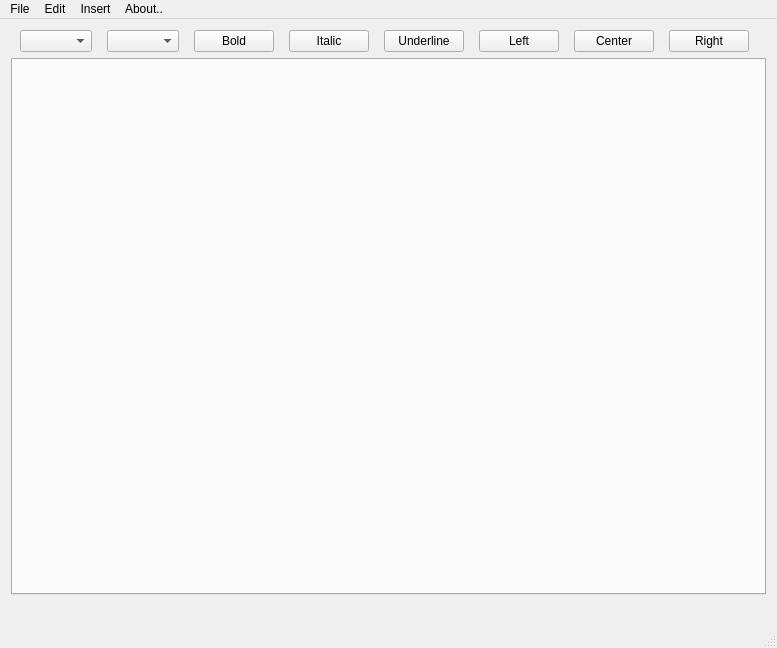
<?xml version="1.0" encoding="UTF-8"?>
<ui version="4.0">
 <class>MainWindow</class>
 <widget class="QMainWindow" name="MainWindow">
  <property name="geometry">
   <rect>
    <x>0</x>
    <y>0</y>
    <width>777</width>
    <height>648</height>
   </rect>
  </property>
  <property name="autoFillBackground">
   <bool>false</bool>
  </property>
  <widget class="QWidget" name="centralWidget">
   <layout class="QVBoxLayout" name="verticalLayout">
    <item>
     <layout class="QHBoxLayout" name="formatBar">
      <property name="sizeConstraint">
       <enum>QLayout::SetFixedSize</enum>
      </property>
      <item>
       <widget class="QComboBox" name="familyfont">
        <property name="sizePolicy">
         <sizepolicy hsizetype="Fixed" vsizetype="Fixed">
          <horstretch>4</horstretch>
          <verstretch>0</verstretch>
         </sizepolicy>
        </property>
        <property name="focusPolicy">
         <enum>Qt::NoFocus</enum>
        </property>
       </widget>
      </item>
      <item>
       <widget class="QComboBox" name="sizefont">
        <property name="sizePolicy">
         <sizepolicy hsizetype="Fixed" vsizetype="Fixed">
          <horstretch>1</horstretch>
          <verstretch>0</verstretch>
         </sizepolicy>
        </property>
        <property name="focusPolicy">
         <enum>Qt::NoFocus</enum>
        </property>
       </widget>
      </item>
      <item>
       <widget class="QPushButton" name="pushButton_3">
        <property name="sizePolicy">
         <sizepolicy hsizetype="Fixed" vsizetype="Fixed">
          <horstretch>1</horstretch>
          <verstretch>0</verstretch>
         </sizepolicy>
        </property>
        <property name="focusPolicy">
         <enum>Qt::NoFocus</enum>
        </property>
        <property name="text">
         <string>Bold</string>
        </property>
       </widget>
      </item>
      <item>
       <widget class="QPushButton" name="italic">
        <property name="sizePolicy">
         <sizepolicy hsizetype="Fixed" vsizetype="Fixed">
          <horstretch>1</horstretch>
          <verstretch>0</verstretch>
         </sizepolicy>
        </property>
        <property name="focusPolicy">
         <enum>Qt::NoFocus</enum>
        </property>
        <property name="text">
         <string>Italic</string>
        </property>
       </widget>
      </item>
      <item>
       <widget class="QPushButton" name="underline">
        <property name="sizePolicy">
         <sizepolicy hsizetype="Fixed" vsizetype="Fixed">
          <horstretch>1</horstretch>
          <verstretch>0</verstretch>
         </sizepolicy>
        </property>
        <property name="focusPolicy">
         <enum>Qt::NoFocus</enum>
        </property>
        <property name="text">
         <string>Underline</string>
        </property>
       </widget>
      </item>
      <item>
       <widget class="QPushButton" name="left">
        <property name="sizePolicy">
         <sizepolicy hsizetype="Fixed" vsizetype="Fixed">
          <horstretch>1</horstretch>
          <verstretch>0</verstretch>
         </sizepolicy>
        </property>
        <property name="focusPolicy">
         <enum>Qt::NoFocus</enum>
        </property>
        <property name="text">
         <string>Left</string>
        </property>
       </widget>
      </item>
      <item>
       <widget class="QPushButton" name="center">
        <property name="sizePolicy">
         <sizepolicy hsizetype="Fixed" vsizetype="Fixed">
          <horstretch>1</horstretch>
          <verstretch>0</verstretch>
         </sizepolicy>
        </property>
        <property name="focusPolicy">
         <enum>Qt::NoFocus</enum>
        </property>
        <property name="text">
         <string>Center</string>
        </property>
       </widget>
      </item>
      <item>
       <widget class="QPushButton" name="Right">
        <property name="sizePolicy">
         <sizepolicy hsizetype="Fixed" vsizetype="Fixed">
          <horstretch>1</horstretch>
          <verstretch>0</verstretch>
         </sizepolicy>
        </property>
        <property name="focusPolicy">
         <enum>Qt::NoFocus</enum>
        </property>
        <property name="text">
         <string>Right</string>
        </property>
       </widget>
      </item>
     </layout>
    </item>
    <item>
     <widget class="QTabWidget" name="groupQText">
      <property name="currentIndex">
       <number>-1</number>
      </property>
     </widget>
    </item>
    <item>
     <widget class="QLabel" name="state">
      <property name="text">
       <string/>
      </property>
     </widget>
    </item>
   </layout>
  </widget>
  <widget class="QMenuBar" name="menuBar">
   <property name="geometry">
    <rect>
     <x>0</x>
     <y>0</y>
     <width>777</width>
     <height>26</height>
    </rect>
   </property>
   <widget class="QMenu" name="menuFile">
    <property name="title">
     <string>File</string>
    </property>
    <addaction name="actionNew_File"/>
    <addaction name="actionOpen_File"/>
    <addaction name="actionSave"/>
    <addaction name="actionSaveAs"/>
    <addaction name="actionExport_to_pdf"/>
    <addaction name="actionClose_file"/>
    <addaction name="actionExit"/>
   </widget>
   <widget class="QMenu" name="menuEdition">
    <property name="title">
     <string>Edit</string>
    </property>
    <addaction name="actionSearch"/>
    <addaction name="actionReplace"/>
    <addaction name="actionResize_Image"/>
   </widget>
   <widget class="QMenu" name="menuHelp_2">
    <property name="title">
     <string>About..</string>
    </property>
    <addaction name="actionAbout"/>
   </widget>
   <widget class="QMenu" name="menuFormat">
    <property name="title">
     <string>Insert</string>
    </property>
    <addaction name="actionInsert_Image"/>
    <addaction name="actionInsert_Table"/>
   </widget>
   <addaction name="menuFile"/>
   <addaction name="menuEdition"/>
   <addaction name="menuFormat"/>
   <addaction name="menuHelp_2"/>
  </widget>
  <widget class="QStatusBar" name="statusBar"/>
  <action name="actionNew_File">
   <property name="text">
    <string>New File</string>
   </property>
  </action>
  <action name="actionOpen_File">
   <property name="text">
    <string>Open File</string>
   </property>
  </action>
  <action name="actionSave">
   <property name="text">
    <string>Save</string>
   </property>
  </action>
  <action name="actionSaveAs">
   <property name="text">
    <string>Save as</string>
   </property>
  </action>
  <action name="actionClose_file">
   <property name="text">
    <string>Close File</string>
   </property>
  </action>
  <action name="actionExit">
   <property name="text">
    <string>Exit</string>
   </property>
  </action>
  <action name="actionSearch">
   <property name="text">
    <string>Search</string>
   </property>
  </action>
  <action name="actionSearch_next">
   <property name="text">
    <string>Next Search</string>
   </property>
  </action>
  <action name="actionReplace">
   <property name="text">
    <string>Replace</string>
   </property>
  </action>
  <action name="actionContext_help_2">
   <property name="text">
    <string>Context Help</string>
   </property>
  </action>
  <action name="actionState_toolbar">
   <property name="text">
    <string>State Toolbar</string>
   </property>
  </action>
  <action name="actionAbout">
   <property name="text">
    <string>About..</string>
   </property>
  </action>
  <action name="actionVisualization_Format">
   <property name="text">
    <string>Visualization Format</string>
   </property>
  </action>
  <action name="actionExport_to_pdf">
   <property name="text">
    <string>Export to pdf</string>
   </property>
  </action>
  <action name="actionInsert_Image">
   <property name="text">
    <string>Insert Image</string>
   </property>
  </action>
  <action name="actionInsert_Table">
   <property name="text">
    <string>Insert Table</string>
   </property>
  </action>
  <action name="actionResize_Image">
   <property name="text">
    <string>Resize Image</string>
   </property>
  </action>
 </widget>
 <layoutdefault spacing="6" margin="11"/>
 <resources/>
 <connections/>
</ui>
